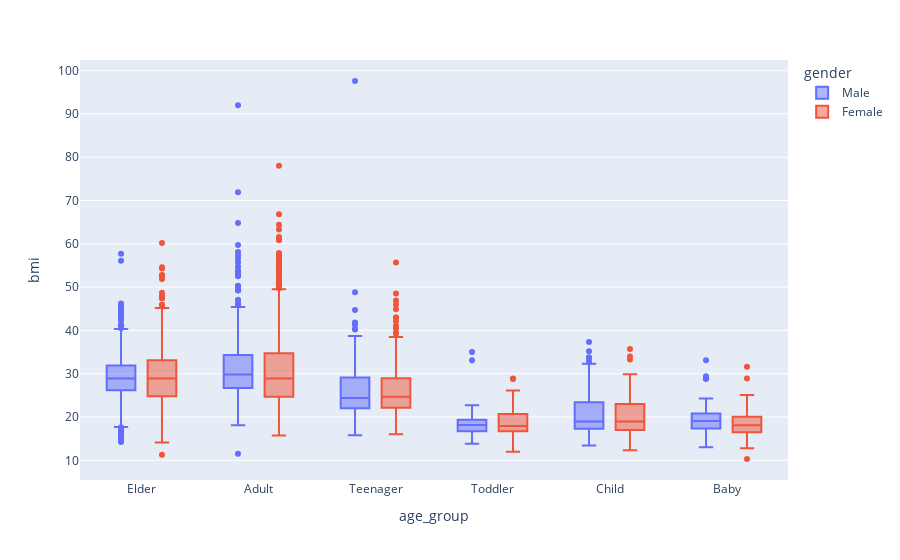

This figure's notebook cell:
### Markdown cell above
### Now scatterplot is more explained, we can see that adults had the most variability in their BMI distribution.

### Code cell
fig = px.box(df, x="age_group", y="bmi",color="gender")
fig.show()

### Figure 1 — Plotly figure (JSON) as saved in the notebook; plotly's stock layout.template omitted (floating-point values rounded to 4 significant figures; data arrays with more than 128 entries replaced by an {"elided": "..."} marker saying what was removed)
{"data": [{"alignmentgroup": "True", "hovertemplate": "gender=Male<br>age_group=%{x}<br>bmi=%{y}<extra></extra>", "legendgroup": "Male", "marker": {"color": "#636efa"}, "name": "Male", "notched": false, "offsetgroup": "Male", "orientation": "v", "showlegend": true, "type": "box", "x": {"elided": "2115 str values"}, "x0": " ", "xaxis": "x", "y": {"elided": "2115 float values"}, "y0": " ", "yaxis": "y"}, {"alignmentgroup": "True", "hovertemplate": "gender=Female<br>age_group=%{x}<br>bmi=%{y}<extra></extra>", "legendgroup": "Female", "marker": {"color": "#EF553B"}, "name": "Female", "notched": false, "offsetgroup": "Female", "orientation": "v", "showlegend": true, "type": "box", "x": {"elided": "2994 str values"}, "x0": " ", "xaxis": "x", "y": {"elided": "2994 float values"}, "y0": " ", "yaxis": "y"}], "layout": {"boxmode": "group", "legend": {"title": {"text": "gender"}, "tracegroupgap": 0}, "margin": {"t": 60}, "xaxis": {"anchor": "y", "domain": [0, 1], "title": {"text": "age_group"}}, "yaxis": {"anchor": "x", "domain": [0, 1], "title": {"text": "bmi"}}}}
